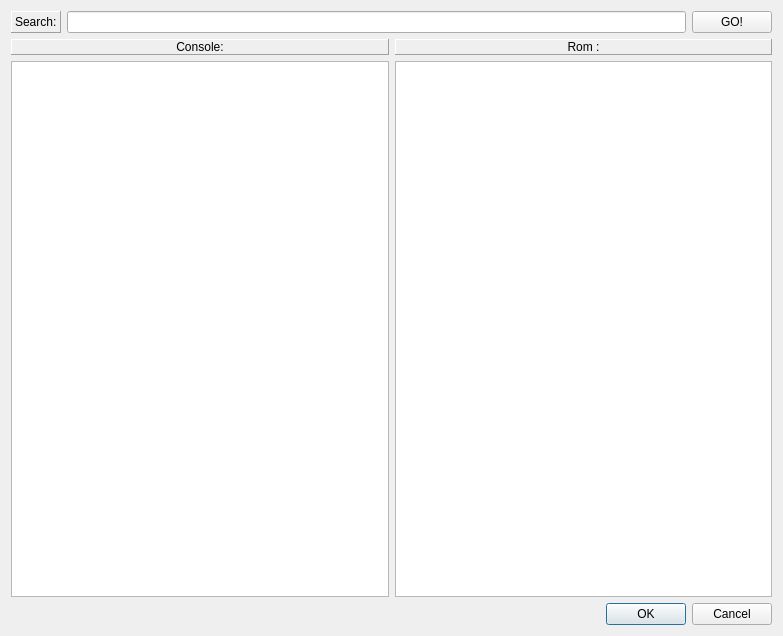
<?xml version="1.0" encoding="UTF-8"?>
<ui version="4.0">
 <class>search_dialog</class>
 <widget class="QDialog" name="search_dialog">
  <property name="geometry">
   <rect>
    <x>0</x>
    <y>0</y>
    <width>783</width>
    <height>636</height>
   </rect>
  </property>
  <property name="windowTitle">
   <string>Search Roms</string>
  </property>
  <layout class="QGridLayout" name="gridLayout">
   <item row="2" column="0">
    <widget class="QDialogButtonBox" name="search_dialog_buttonbox">
     <property name="orientation">
      <enum>Qt::Horizontal</enum>
     </property>
     <property name="standardButtons">
      <set>QDialogButtonBox::Cancel|QDialogButtonBox::Ok</set>
     </property>
    </widget>
   </item>
   <item row="1" column="0">
    <layout class="QHBoxLayout" name="main_layout">
     <item>
      <layout class="QVBoxLayout" name="console_layout">
       <item>
        <widget class="QLabel" name="console_label">
         <property name="frameShape">
          <enum>QFrame::Panel</enum>
         </property>
         <property name="frameShadow">
          <enum>QFrame::Raised</enum>
         </property>
         <property name="text">
          <string>Console:</string>
         </property>
         <property name="alignment">
          <set>Qt::AlignCenter</set>
         </property>
        </widget>
       </item>
       <item>
        <widget class="QListWidget" name="console_list"/>
       </item>
      </layout>
     </item>
     <item>
      <layout class="QVBoxLayout" name="rom_layout">
       <item>
        <widget class="QLabel" name="rom_label">
         <property name="frameShape">
          <enum>QFrame::Panel</enum>
         </property>
         <property name="frameShadow">
          <enum>QFrame::Raised</enum>
         </property>
         <property name="text">
          <string>Rom :</string>
         </property>
         <property name="alignment">
          <set>Qt::AlignCenter</set>
         </property>
        </widget>
       </item>
       <item>
        <widget class="QListWidget" name="rom_list"/>
       </item>
      </layout>
     </item>
    </layout>
   </item>
   <item row="0" column="0">
    <layout class="QHBoxLayout" name="search_bar_layout">
     <item>
      <widget class="QLabel" name="search_label">
       <property name="frameShape">
        <enum>QFrame::Panel</enum>
       </property>
       <property name="frameShadow">
        <enum>QFrame::Raised</enum>
       </property>
       <property name="text">
        <string>Search:</string>
       </property>
      </widget>
     </item>
     <item>
      <widget class="QLineEdit" name="search_bar_line_edit"/>
     </item>
     <item>
      <widget class="QPushButton" name="search_bar_button">
       <property name="text">
        <string>GO!</string>
       </property>
      </widget>
     </item>
    </layout>
   </item>
  </layout>
 </widget>
 <resources/>
 <connections>
  <connection>
   <sender>search_dialog_buttonbox</sender>
   <signal>accepted()</signal>
   <receiver>search_dialog</receiver>
   <slot>accept()</slot>
   <hints>
    <hint type="sourcelabel">
     <x>248</x>
     <y>254</y>
    </hint>
    <hint type="destinationlabel">
     <x>157</x>
     <y>274</y>
    </hint>
   </hints>
  </connection>
  <connection>
   <sender>search_dialog_buttonbox</sender>
   <signal>rejected()</signal>
   <receiver>search_dialog</receiver>
   <slot>reject()</slot>
   <hints>
    <hint type="sourcelabel">
     <x>316</x>
     <y>260</y>
    </hint>
    <hint type="destinationlabel">
     <x>286</x>
     <y>274</y>
    </hint>
   </hints>
  </connection>
 </connections>
</ui>
